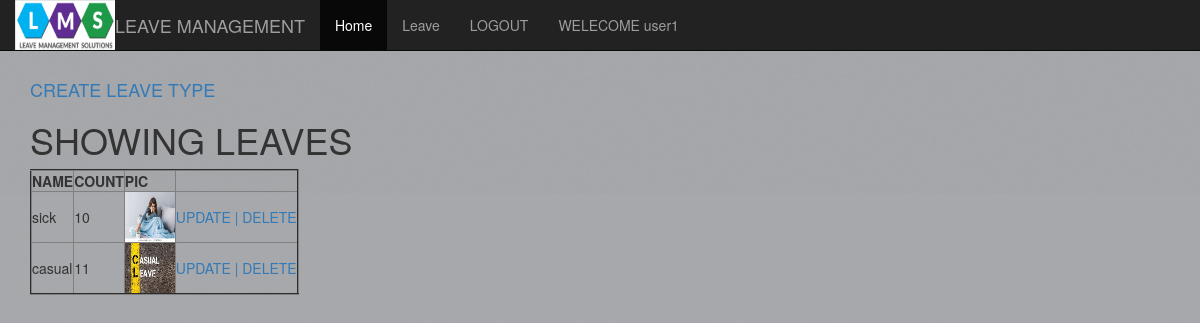
/leavetypes/ (signed in), run on the app's committed database.
### main/models.py (models this page shows, shortened)
class User(AbstractUser):
	user_types=[('e',"Employee"),('m',"Manager")]
	phone=models.CharField(max_length=10)
	type=models.CharField(choices=user_types, max_length=1)

class LeaveType(models.Model):
	name=models.CharField(max_length=250)
	count=models.IntegerField()
	pic=models.FileField(blank=True, null=True)

### main/templates/main/leavetype_list.html
{% extends 'main/index.html'%}
{% block content%}
	<h4><a href="/leavetypes_create/">CREATE LEAVE TYPE</a></h4>
	<h1> SHOWING LEAVES</h1>
	<table border="2">
		<tr>
			<th>NAME</th>
			<th>COUNT</th>
			<th>PIC</th>
		</tr>
		{% for obj in object_list %}
			<tr>
				<td>{{ obj.name }}</td>
				<td>{{ obj.count }}</td>
				<td><img src="/media/{{obj.pic}}" width=50 height=50></td>
				<td>
					<a href="/leavetypes_update/{{ obj.id }}">UPDATE |</a>
					<a href="/leavetypes_delete/{{ obj.id }}">DELETE</a>
				</td>
			</tr>
		{% endfor %}
	</table>
{% endblock %}

### main/templates/main/index.html (shortened to what this page needs)
{%extends 'main/home.html'%}
{% block menu%}
		{{  block.super }}
      <li><a href="/leaves">Leave</a></li>
       <li><a href="/logout">LOGOUT</a></li>
       {% if request.user.is_authenticated %}
       <li><a href="">WELECOME {{request.user.username}}</a></li>
       {% endif %}
{% endblock %}

### data on the page
User: user.username "user1"
LeaveType: name "sick", count "10", pic (picture)
LeaveType: name "casual", count "11", pic (picture)
